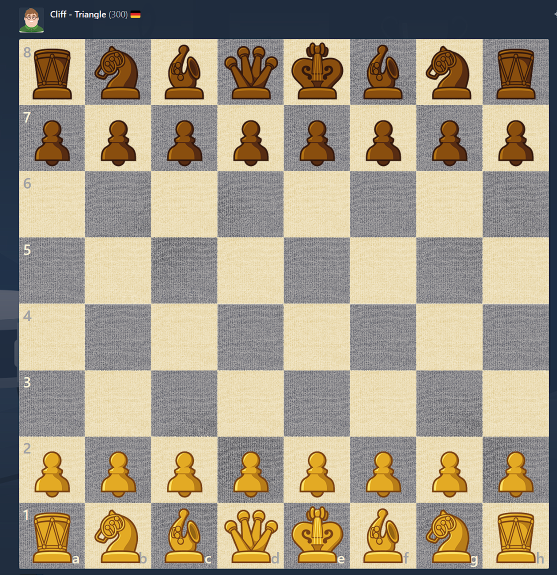
#> input picture tests/FishEyes.Tests/Fixtures/band-class.png, 1113 x 1150 px (shown at 1/2 size)
$ python detect_board.py ../tests/FishEyes.Tests/Fixtures/band-class.png
#> lines starting #> are read from the running program, lines starting #| are printed output that depends on the picture; after the words box and inside, x2 and y2 are one past the last pixel; in counts of white or black regions, pixels touching at a corner belong together
# src/detect_with_grid.py
# pip install opencv-python numpy

import cv2, os, argparse
import numpy as np

FILES = "abcdefgh"
RANKS = "87654321"  # top row is rank 8 after warp

# ----------------- geometry / detection -----------------

def _order_corners(pts4):
    pts = pts4.reshape(4, 2).astype(np.float32)
    s = pts.sum(axis=1)
    diff = np.diff(pts, axis=1).reshape(-1)
    tl = pts[np.argmin(s)]
    br = pts[np.argmax(s)]
    tr = pts[np.argmin(diff)]
    bl = pts[np.argmax(diff)]
    return np.array([tl, tr, br, bl], dtype=np.float32)

def _quad_squareness_score(quad):
    q = _order_corners(quad)
    d01 = np.linalg.norm(q[1]-q[0]); d12 = np.linalg.norm(q[2]-q[1])
    d23 = np.linalg.norm(q[3]-q[2]); d30 = np.linalg.norm(q[0]-q[3])
    aspect = (min(d01, d23)/(max(d01, d23)+1e-6))*(min(d12, d30)/(max(d12, d30)+1e-6))
    def cos_angle(a,b,c):
        v1=a-b; v2=c-b
        return np.dot(v1,v2)/(np.linalg.norm(v1)*np.linalg.norm(v2)+1e-6)
    rightness = 1 - np.mean([abs(cos_angle(q[0],q[1],q[2])),
                              abs(cos_angle(q[1],q[2],q[3])),
                              abs(cos_angle(q[2],q[3],q[0])),
                              abs(cos_angle(q[3],q[0],q[1]))])
    area = cv2.contourArea(quad.astype(np.float32))
    return (0.5*aspect + 0.5*rightness) * (area + 1.0)

def find_board_corners(bgr, canny=(60,180), blur=5, top_k=10):
    gray = cv2.cvtColor(bgr, cv2.COLOR_BGR2GRAY)
    if blur and blur > 0:
        gray = cv2.GaussianBlur(gray, (blur, blur), 0)
    edges = cv2.Canny(gray, canny[0], canny[1])
    contours, _ = cv2.findContours(edges, cv2.RETR_EXTERNAL, cv2.CHAIN_APPROX_SIMPLE)
    if not contours:
        raise RuntimeError("No contours found")
    candidates = []
    for cnt in sorted(contours, key=cv2.contourArea, reverse=True)[:max(50, top_k)]:
        peri = cv2.arcLength(cnt, True)
        approx = cv2.approxPolyDP(cnt, 0.02 * peri, True)
        if len(approx) == 4 and cv2.isContourConvex(approx):
            candidates.append(approx.reshape(4, 2))
    if not candidates:
        for cnt in sorted(contours, key=cv2.contourArea, reverse=True)[:max(200, 5*top_k)]:
            peri = cv2.arcLength(cnt, True)
            approx = cv2.approxPolyDP(cnt, 0.03 * peri, True)
            if len(approx) == 4 and cv2.isContourConvex(approx):
                candidates.append(approx.reshape(4, 2))
    if not candidates:
        raise RuntimeError("Could not find a convex quadrilateral that looks like a board.")
    return _order_corners(max(candidates, key=_quad_squareness_score))

def warp_board(bgr, corners, out_size=800):
    dst = np.array([[0,0],[out_size-1,0],[out_size-1,out_size-1],[0,out_size-1]], dtype=np.float32)
    M = cv2.getPerspectiveTransform(corners.astype(np.float32), dst)
    warped = cv2.warpPerspective(bgr, M, (out_size, out_size))
    return warped, M

def _mean_brightness(img): return float(cv2.cvtColor(img, cv2.COLOR_BGR2GRAY).mean())

def rotate_to_a1_dark(board_img, N=8):
    h, w = board_img.shape[:2]; s = h // N
    def bl(img): return _mean_brightness(img[(N-1)*s:N*s, 0:s])
    best_img, best_k, best_score = board_img, 0, -1e9
    cur = board_img
    for k in range(4):
        a1 = bl(cur)
        a2 = _mean_brightness(cur[(N-2)*s:(N-1)*s, 0:s])
        b1 = _mean_brightness(cur[(N-1)*s:N*s, 1*s:2*s])
        score = -(a1 - 0.5*(a2 + b1))
        if score > best_score:
            best_img, best_k, best_score = cur, k, score
        cur = cv2.rotate(cur, cv2.ROTATE_90_CLOCKWISE)
    return best_img, best_k

def detect_and_warp_board(bgr, out_size=800, ensure_a1_dark=True):
    corners = find_board_corners(bgr)
    warped, M = warp_board(bgr, corners, out_size=out_size)
    k = 0
    if ensure_a1_dark:
        warped, k = rotate_to_a1_dark(warped, 8)
    return warped, corners, M, k

# ----------------- grid utilities -----------------

# [20 lines left out: functions split_squares, squares_with_metadata, not called in this run]

def draw_grid_overlay(board_img, line_thickness=2):
    N=8; h, w = board_img.shape[:2]; s_h, s_w = h//N, w//N
    vis = board_img.copy()
    for r in range(1, N):
        y = r*s_h; cv2.line(vis, (0,y), (w-1,y), (0,0,0), line_thickness, cv2.LINE_AA)
    for c in range(1, N):
        x = c*s_w; cv2.line(vis, (x,0), (x,h-1), (0,0,0), line_thickness, cv2.LINE_AA)
    font = cv2.FONT_HERSHEY_SIMPLEX
    scale = max(0.4, s_h/160.0); thick = max(1, int(s_h/200))
    for c,f in enumerate(FILES):
        x = c*s_w + int(0.05*s_w); y = h - int(0.08*s_h)
        cv2.putText(vis, f, (x,y), font, scale, (0,0,0), thick, cv2.LINE_AA)
    for r,rk in enumerate(RANKS):
        x = int(0.05*s_w); y = r*s_h + int(0.15*s_h)
        cv2.putText(vis, rk, (x,y), font, scale, (0,0,0), thick, cv2.LINE_AA)
    return vis

# [6 lines left out: function crop_by_name, not called in this run]

# ----------------- CLI -----------------

def main():
    ap = argparse.ArgumentParser(description="Detect chessboard, warp, draw grid, and optionally save squares.")
    ap.add_argument("image", help="Path to input photo/screenshot")
    ap.add_argument("--size", type=int, default=800, help="Output square size in px")
    ap.add_argument("--no-a1-fix", action="store_true", help="Skip auto-rotate to make a1 dark")
    ap.add_argument("--save-squares", action="store_true", help="Save 64 crops named a8..h1.png")
    ap.add_argument("--outdir", default="out_squares", help="Directory to save square crops")
    ap.add_argument("--show", action="store_true", help="Show windows for warped and grid overlay")
    args = ap.parse_args()

    img = cv2.imread(args.image)
#> img is the input picture: shape (1150, 1113, 3); mean B, G, R 131.6, 152.6, 163.7
    if img is None:
        raise SystemExit(f"Could not read: {args.image}")

    warped, corners, M, k = detect_and_warp_board(img, out_size=args.size, ensure_a1_dark=not args.no_a1_fix)
#> in find_board_corners, `edges = cv2.Canny(gray, canny[0], canny[1])`:
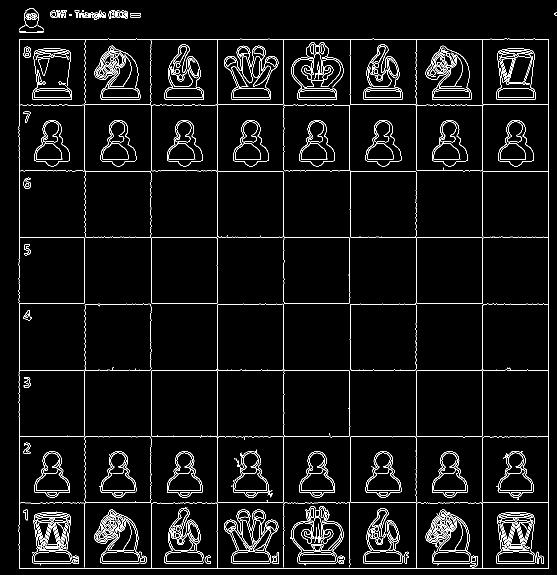
#> edges: shape (1150, 1113) (shown at 1/2 size); 4.5% white in thin lines or dots
#> in find_board_corners, `contours, _ = cv2.findContours(edges, cv2.RETR_EXTERNAL, cv2.CHAIN_APP..`: contours = 23 contours, 14 with area under 20; largest, box (x1, y1, x2, y2) and area: (37, 77, 1098, 1138) 1104293, (48, 16, 78, 56) 868, (232, 21, 256, 38) 226, (158, 25, 198, 39) 180, (261, 26, 281, 36) 168
#> the loop in find_board_corners, `for cnt in sorted(contours, key=cv2.contourArea, reverse=True)[:max(50..` made 23 passes
#> peri on passes 1, 2, 3, 4, 6, 7, 8, 9: 4818.4, 115.2, 138.6, 199.9, 87.11, 58.97, 90.28, 72.63
#> after the loop in find_board_corners, `for cnt in sorted(contours, key=cv2.contourArea, reverse=True)[:max(50..`: candidates = [[[261, 26], [262, 35], [280, 34], [280, 26]]]
#> in _order_corners, `pts = pts4.reshape(4, 2).astype(np.float32)`: pts = [[261, 26], [262, 35], [280, 34], [280, 26]]
#> in _order_corners, `s = pts.sum(axis=1)`: s = [287, 297, 314, 306]
#> in _order_corners, `diff = np.diff(pts, axis=1).reshape(-1)`: diff = [-235, -227, -246, -254]
#> in _order_corners, `tl = pts[np.argmin(s)]`: tl = [261, 26]
#> in _order_corners, `br = pts[np.argmax(s)]`: br = [280, 34]
#> in _order_corners, `tr = pts[np.argmin(diff)]`: tr = [280, 26]
#> in _order_corners, `bl = pts[np.argmax(diff)]`: bl = [262, 35]
#> in _quad_squareness_score, `q = _order_corners(quad)`: q = [[261, 26], [280, 26], [280, 34], [262, 35]]
#> in _quad_squareness_score, `d01 = np.linalg.norm(q[1] - q[0])`: d01 = 19
#> in _quad_squareness_score, `d12 = np.linalg.norm(q[2] - q[1])`: d12 = 8
#> in _quad_squareness_score, `d23 = np.linalg.norm(q[3] - q[2])`: d23 = 18.03
#> in _quad_squareness_score, `d30 = np.linalg.norm(q[0] - q[3])`: d30 = 9.06
#> in _quad_squareness_score, `aspect = (min(d01, d23)/(max(d01, d23)+1e-6))*(min(d12, d30)/(max(d12,..`: aspect = 0.838
#> in cos_angle, `v1 = a - b`: v1 = [-19, 0]
#> in cos_angle, `v2 = c - b`: v2 = [0, 8]
#> in _quad_squareness_score, `rightness = 1 - np.mean([abs(cos_angle(q[0],q[1],q[2])), abs(cos_angle..`: rightness = 0.945
#> in _quad_squareness_score, `area = cv2.contourArea(quad.astype(np.float32))`: area = 157.5
#> in detect_and_warp_board, `corners = find_board_corners(bgr)`: corners = [[261, 26], [280, 26], [280, 34], [262, 35]]
#> in warp_board, `M = cv2.getPerspectiveTransform(corners.astype(np.float32), dst)`: M = [[13.58, -1.51, -3505.3], [-3.25e-15, 30.75, -799.4], [-0.00224, -0.00189, 1]]
#> in warp_board, `warped = cv2.warpPerspective(bgr, M, (out_size, out_size))`:
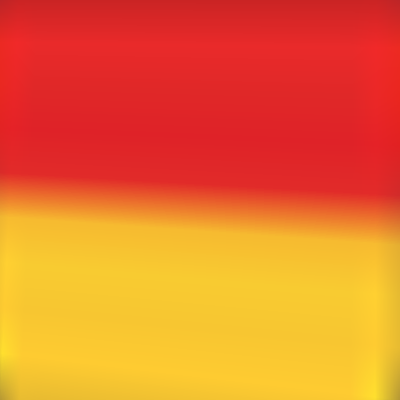
#> warped: shape (800, 800, 3) (shown at 1/2 size); mean B, G, R 44.2, 115.1, 235.2
#> in rotate_to_a1_dark, `best_img, best_k, best_score = board_img, 0, -1e9`: best_k = 0; best_score = -1e+09
#> the loop in rotate_to_a1_dark, `for k in range(4):` made 4 passes
#> (a1, a2, b1, score, best_k, best_score) on pass 1: (191.7, 199.4, 195.2, 5.61, 0, 5.61)
#> pass 1, in rotate_to_a1_dark, `cur = cv2.rotate(cur, cv2.ROTATE_90_CLOCKWISE)`:
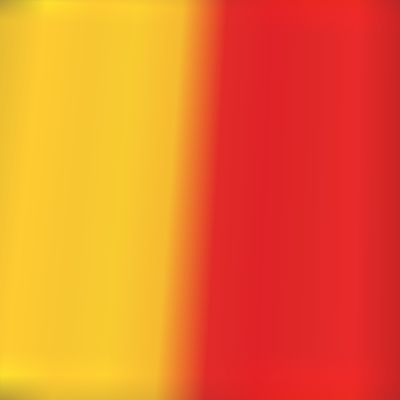
#> cur: shape (800, 800, 3) (shown at 1/2 size); mean B, G, R 44.2, 115.1, 235.2
#> pass 3, in rotate_to_a1_dark, `cur = cv2.rotate(cur, cv2.ROTATE_90_CLOCKWISE)`:
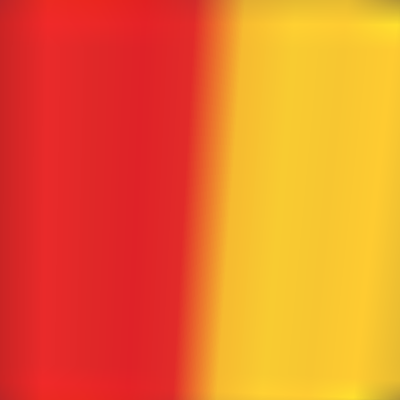
#> cur: shape (800, 800, 3) (shown at 1/2 size); mean B, G, R 44.2, 115.1, 235.2
#> after the loop in rotate_to_a1_dark, `for k in range(4):`: best_k = 0; best_score = 5.61
#> in detect_and_warp_board, `warped, k = rotate_to_a1_dark(warped, 8)`: k = 0
#> corners = [[261, 26], [280, 26], [280, 34], [262, 35]]; k = 0

    overlay = draw_grid_overlay(warped)
#> after the loop in draw_grid_overlay, `for c in range(1, N):`:
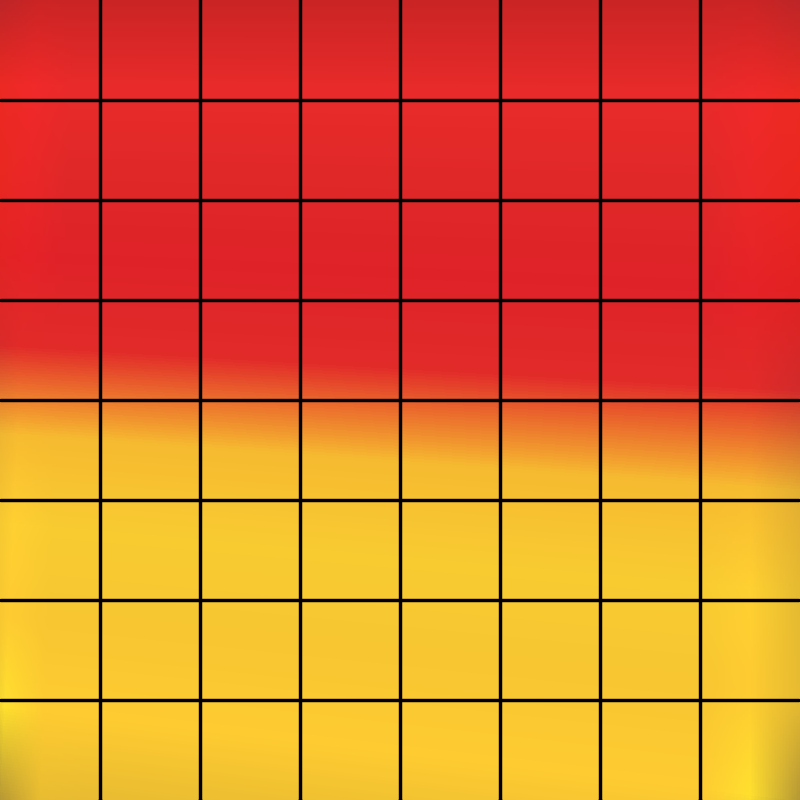
#> vis: shape (800, 800, 3); mean B, G, R 41.6, 108.3, 221.2
#> after the loop in draw_grid_overlay, `for c,f in enumerate(FILES):`:
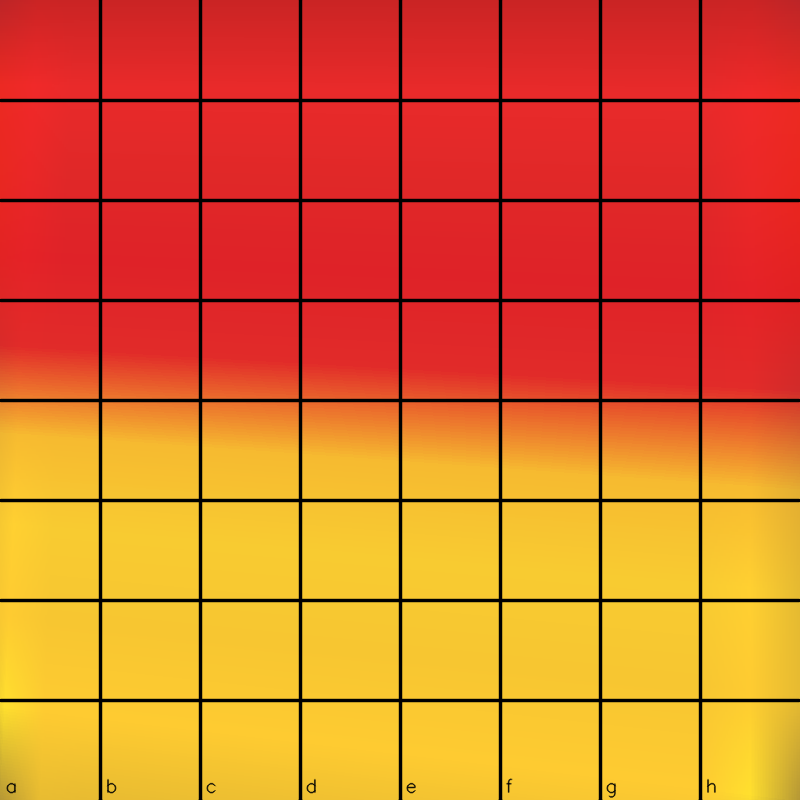
#> vis: shape (800, 800, 3); 0.1% of pixels changed, all inside (x1, y1, x2, y2) = (6, 778, 716, 798)
#> after the loop in draw_grid_overlay, `for r,rk in enumerate(RANKS):`:
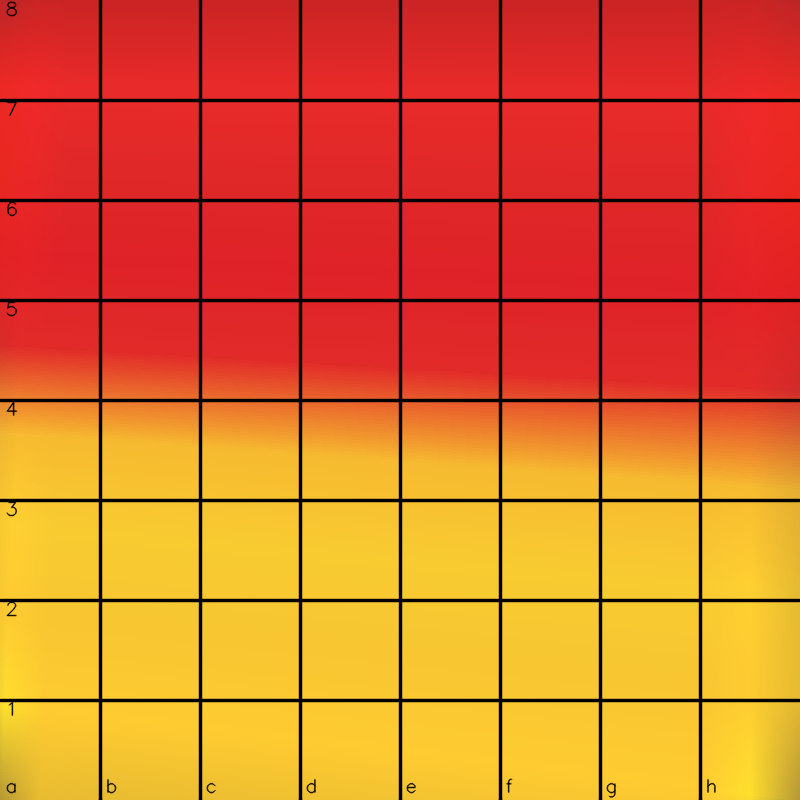
#> vis: shape (800, 800, 3); 0.11% of pixels changed, all inside (x1, y1, x2, y2) = (6, 1, 18, 717)

    print("Corners (tl,tr,br,bl):\n", corners.astype(int))
#| Corners (tl,tr,br,bl):
#|  [[261  26]
#|  [280  26]
#|  [280  34]
#|  [262  35]]
    print("Homography M:\n", M)
#| Homography M:
#|  [[ 1.35807365e+01 -1.50897073e+00 -3.50533900e+03]
#|  [-3.24819536e-15  3.07452786e+01 -7.99377243e+02]
#|  [-2.24268178e-03 -1.88857413e-03  1.00000000e+00]]
    print(f"Rotations applied (90° CW): {k}")
#| Rotations applied (90° CW): 0

    if args.save_squares:
        os.makedirs(args.outdir, exist_ok=True)
        for info in squares_with_metadata(warped):
            x0,y0,x1,y1 = info["xyxy"]
            crop = warped[y0:y1, x0:x1]
            cv2.imwrite(os.path.join(args.outdir, f"{info['name']}.png"), crop)
        print(f"Saved 64 squares to: {args.outdir}")

    if args.show:
        cv2.imshow("warped", warped)
        cv2.imshow("grid", overlay)
        cv2.waitKey(0); cv2.destroyAllWindows()

if __name__ == "__main__":
    main()

$ run again, on tests/FishEyes.Tests/Fixtures/planning-arrow.png
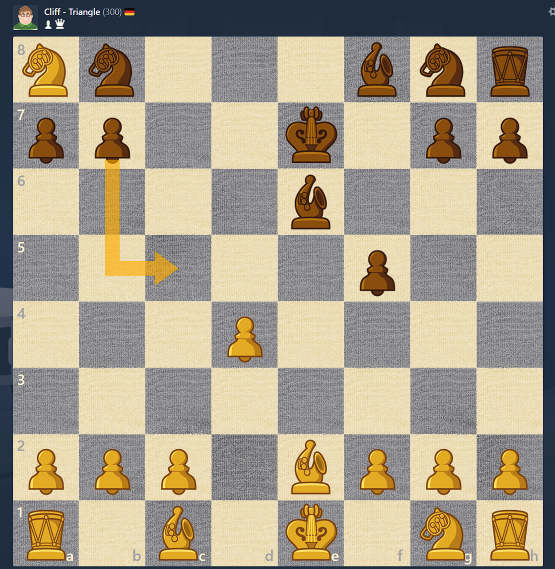
#> input picture tests/FishEyes.Tests/Fixtures/planning-arrow.png, 1110 x 1137 px (shown at 1/2 size)
#> in main, img is the input picture: shape (1137, 1110, 3); mean B, G, R 136.3, 157.8, 168.5
#> in find_board_corners, `gray = cv2.cvtColor(bgr, cv2.COLOR_BGR2GRAY)`:
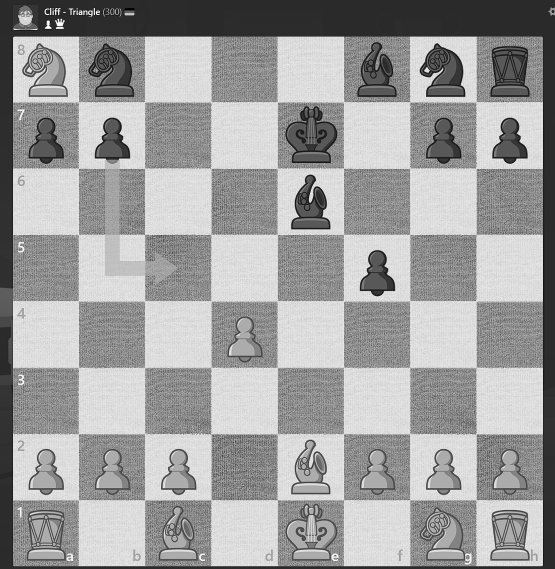
#> gray: shape (1137, 1110) (shown at 1/2 size); min 0, max 255, mean 158.6
#> in find_board_corners, `edges = cv2.Canny(gray, canny[0], canny[1])`:
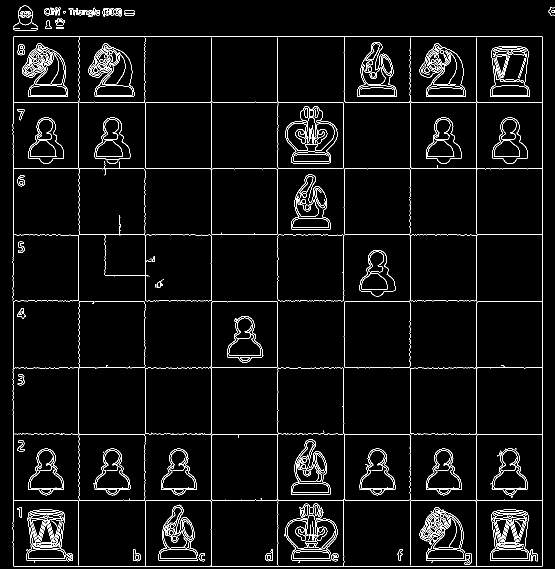
#> edges: shape (1137, 1110) (shown at 1/2 size); 4.1% white in thin lines or dots
#> contours = 27 contours, 14 with area under 20; largest, box (x1, y1, x2, y2) and area: (25, 72, 1086, 1133) 1104293, (36, 11, 66, 51) 868, (220, 16, 244, 33) 226, (146, 20, 186, 34) 180, (110, 37, 130, 52) 169
#> the loop in find_board_corners, `for cnt in sorted(contours, key=cv2.contourArea, reverse=True)[:max(50..` made 27 passes
#> peri on passes 1, 2, 3, 4, 5, 7, 8, 9: 4818.4, 115.2, 138.6, 199.9, 87.94, 87.11, 52.97, 58.97
#> after the loop in find_board_corners, `for cnt in sorted(contours, key=cv2.contourArea, reverse=True)[:max(50..`: candidates = [[[249, 21], [250, 30], [268, 29], [268, 21]], [[112, 54], [112, 57], [127, 57], [126, 54]]]
#> pts = [[249, 21], [250, 30], [268, 29], [268, 21]]
#> in _order_corners, `s = pts.sum(axis=1)`: s = [270, 280, 297, 289]
#> diff = [-228, -220, -239, -247]
#> tl = [249, 21]
#> br = [268, 29]
#> tr = [268, 21]
#> bl = [250, 30]
#> q = [[249, 21], [268, 21], [268, 29], [250, 30]]
#> d01 = 19
#> d12 = 8
#> d23 = 18.03
#> d30 = 9.06
#> aspect = 0.838
#> v1 = [-19, 0]
#> v2 = [0, 8]
#> rightness = 0.945
#> area = 157.5
#> in detect_and_warp_board, `corners = find_board_corners(bgr)`: corners = [[249, 21], [268, 21], [268, 29], [250, 30]]
#> in warp_board, `M = cv2.getPerspectiveTransform(corners.astype(np.float32), dst)`: M = [[14.09, -1.57, -3476.3], [-4.24e-16, 31.91, -670], [-0.00233, -0.00196, 1]]
#> in rotate_to_a1_dark, `best_img, best_k, best_score = board_img, 0, -1e9`: best_k = 0; best_score = -1e+09
#> the loop in rotate_to_a1_dark, `for k in range(4):` made 4 passes
#> (a1, a2, b1, score, best_k, best_score) on pass 1: (191.7, 199.4, 195.2, 5.61, 0, 5.61)
#> after the loop in rotate_to_a1_dark, `for k in range(4):`: best_k = 0; best_score = 5.61
#> in detect_and_warp_board, `warped, k = rotate_to_a1_dark(warped, 8)`: k = 0
#> in main, `warped, corners, M, k = detect_and_warp_board(img, out_size=args.size,..`: corners = [[249, 21], [268, 21], [268, 29], [250, 30]]; k = 0
#| Corners (tl,tr,br,bl):
#|  [[249  21]
#|  [268  21]
#|  [268  29]
#|  [250  30]]
#| Homography M:
#|  [[ 1.40930916e+01 -1.56589907e+00 -3.47629593e+03]
#|  [-4.24204618e-16  3.19051935e+01 -6.70009064e+02]
#|  [-2.32729054e-03 -1.95982362e-03  1.00000000e+00]]
#| Rotations applied (90° CW): 0
